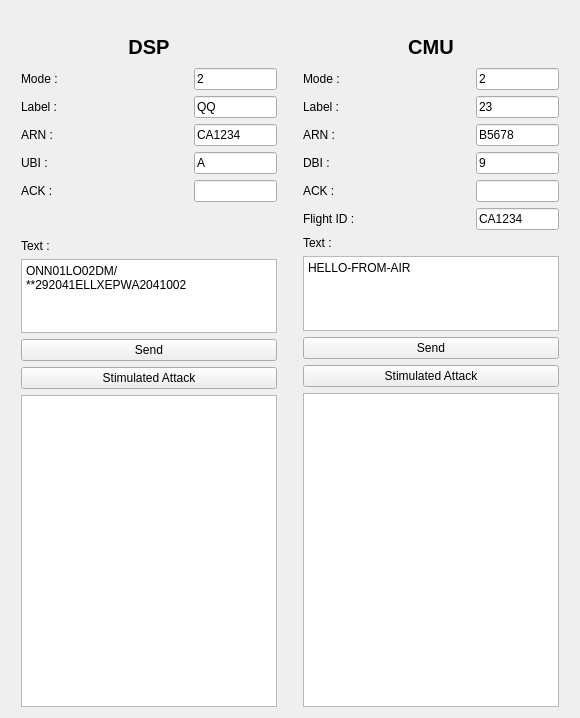
          <widget class="QWidget" name="tab_3">
           <attribute name="title">
            <string>Testing</string>
           </attribute>
           <layout class="QHBoxLayout" name="horizontalLayout_13">
            <item>
             <layout class="QVBoxLayout" name="verticalLayout_21" stretch="0,20">
              <property name="leftMargin">
               <number>0</number>
              </property>
              <property name="topMargin">
               <number>0</number>
              </property>
              <property name="rightMargin">
               <number>0</number>
              </property>
              <property name="bottomMargin">
               <number>0</number>
              </property>
              <item>
               <layout class="QHBoxLayout" name="horizontalLayout_33" stretch="5">
                <item>
                 <spacer name="horizontalSpacer_16">
                  <property name="orientation">
                   <enum>Qt::Horizontal</enum>
                  </property>
                  <property name="sizeHint" stdset="0">
                   <size>
                    <width>40</width>
                    <height>20</height>
                   </size>
                  </property>
                 </spacer>
                </item>
               </layout>
              </item>
              <item>
               <layout class="QHBoxLayout" name="horizontalLayout_35" stretch="0,0">
                <property name="leftMargin">
                 <number>0</number>
                </property>
                <property name="topMargin">
                 <number>0</number>
                </property>
                <property name="rightMargin">
                 <number>0</number>
                </property>
                <property name="bottomMargin">
                 <number>0</number>
                </property>
                <item>
                 <layout class="QVBoxLayout" name="verticalLayout_3" stretch="1,1,1,1,1,1,1,3,1,0,10">
                  <property name="leftMargin">
                   <number>10</number>
                  </property>
                  <property name="rightMargin">
                   <number>10</number>
                  </property>
                  <item>
                   <widget class="QLabel" name="label_5">
                    <property name="font">
                     <font>
                      <pointsize>15</pointsize>
                      <weight>75</weight>
                      <italic>false</italic>
                      <bold>true</bold>
                      <underline>false</underline>
                      <strikeout>false</strikeout>
                      <stylestrategy>PreferDefault</stylestrategy>
                      <kerning>true</kerning>
                     </font>
                    </property>
                    <property name="text">
                     <string>DSP</string>
                    </property>
                    <property name="textFormat">
                     <enum>Qt::AutoText</enum>
                    </property>
                    <property name="alignment">
                     <set>Qt::AlignCenter</set>
                    </property>
                   </widget>
                  </item>
                  <item>
                   <layout class="QHBoxLayout" name="horizontalLayout_21" stretch="1,1,1">
                    <item>
                     <widget class="QLabel" name="label_15">
                      <property name="text">
                       <string>Mode :</string>
                      </property>
                     </widget>
                    </item>
                    <item>
                     <spacer name="horizontalSpacer_3">
                      <property name="orientation">
                       <enum>Qt::Horizontal</enum>
                      </property>
                      <property name="sizeHint" stdset="0">
                       <size>
                        <width>40</width>
                        <height>20</height>
                       </size>
                      </property>
                     </spacer>
                    </item>
                    <item>
                     <widget class="QLineEdit" name="dsp_mode_edit">
                      <property name="text">
                       <string>2</string>
                      </property>
                     </widget>
                    </item>
                   </layout>
                  </item>
                  <item>
                   <layout class="QHBoxLayout" name="horizontalLayout_22" stretch="1,1,1">
                    <item>
                     <widget class="QLabel" name="label_16">
                      <property name="text">
                       <string>Label :</string>
                      </property>
                     </widget>
                    </item>
                    <item>
                     <spacer name="horizontalSpacer_4">
                      <property name="orientation">
                       <enum>Qt::Horizontal</enum>
                      </property>
                      <property name="sizeHint" stdset="0">
                       <size>
                        <width>40</width>
                        <height>20</height>
                       </size>
                      </property>
                     </spacer>
                    </item>
                    <item>
                     <widget class="QLineEdit" name="dsp_label_edit">
                      <property name="text">
                       <string>QQ</string>
                      </property>
                     </widget>
                    </item>
                   </layout>
                  </item>
                  <item>
                   <layout class="QHBoxLayout" name="horizontalLayout_23" stretch="1,1,1">
                    <item>
                     <widget class="QLabel" name="label_17">
                      <property name="text">
                       <string>ARN :</string>
                      </property>
                     </widget>
                    </item>
                    <item>
                     <spacer name="horizontalSpacer_5">
                      <property name="orientation">
                       <enum>Qt::Horizontal</enum>
                      </property>
                      <property name="sizeHint" stdset="0">
                       <size>
                        <width>40</width>
                        <height>20</height>
                       </size>
                      </property>
                     </spacer>
                    </item>
                    <item>
                     <widget class="QLineEdit" name="dsp_arn_edit">
                      <property name="text">
                       <string>CA1234</string>
                      </property>
                     </widget>
                    </item>
                   </layout>
                  </item>
                  <item>
                   <layout class="QHBoxLayout" name="horizontalLayout_25" stretch="1,1,1">
                    <item>
                     <widget class="QLabel" name="label_18">
                      <property name="text">
                       <string>UBI :</string>
                      </property>
                     </widget>
                    </item>
                    <item>
                     <spacer name="horizontalSpacer_6">
                      <property name="orientation">
                       <enum>Qt::Horizontal</enum>
                      </property>
                      <property name="sizeHint" stdset="0">
                       <size>
                        <width>40</width>
                        <height>20</height>
                       </size>
                      </property>
                     </spacer>
                    </item>
                    <item>
                     <widget class="QLineEdit" name="dsp_ubi_edit">
                      <property name="text">
                       <string>A</string>
                      </property>
                     </widget>
                    </item>
                   </layout>
                  </item>
                  <item>
                   <layout class="QHBoxLayout" name="horizontalLayout_24" stretch="1,1,1">
                    <item>
                     <widget class="QLabel" name="label_19">
                      <property name="text">
                       <string>ACK :</string>
                      </property>
                     </widget>
                    </item>
                    <item>
                     <spacer name="horizontalSpacer_7">
                      <property name="orientation">
                       <enum>Qt::Horizontal</enum>
                      </property>
                      <property name="sizeHint" stdset="0">
                       <size>
                        <width>40</width>
                        <height>20</height>
                       </size>
                      </property>
                     </spacer>
                    </item>
                    <item>
                     <widget class="QLineEdit" name="dsp_ack_edit"/>
                    </item>
                   </layout>
                  </item>
                  <item>
                   <spacer name="verticalSpacer_3">
                    <property name="orientation">
                     <enum>Qt::Vertical</enum>
                    </property>
                    <property name="sizeHint" stdset="0">
                     <size>
                      <width>20</width>
                      <height>40</height>
                     </size>
                    </property>
                   </spacer>
                  </item>
                  <item>
                   <layout class="QVBoxLayout" name="verticalLayout_9" stretch="0,0">
                    <item>
                     <widget class="QLabel" name="label_20">
                      <property name="text">
                       <string>Text :</string>
                      </property>
                     </widget>
                    </item>
                    <item>
                     <widget class="QTextEdit" name="dsp_text_edit">
                      <property name="html">
                       <string>&lt;!DOCTYPE HTML PUBLIC &quot;-//W3C//DTD HTML 4.0//EN&quot; &quot;http://www.w3.org/TR/REC-html40/strict.dtd&quot;&gt;
&lt;html&gt;&lt;head&gt;&lt;meta name=&quot;qrichtext&quot; content=&quot;1&quot; /&gt;&lt;style type=&quot;text/css&quot;&gt;
p, li { white-space: pre-wrap; }
&lt;/style&gt;&lt;/head&gt;&lt;body style=&quot; font-family:'Sans Serif'; font-size:9pt; font-weight:400; font-style:normal;&quot;&gt;
&lt;p style=&quot; margin-top:0px; margin-bottom:0px; margin-left:0px; margin-right:0px; -qt-block-indent:0; text-indent:0px;&quot;&gt;ONN01LO02DM/**292041ELLXEPWA2041002&lt;/p&gt;&lt;/body&gt;&lt;/html&gt;</string>
                      </property>
                     </widget>
                    </item>
                   </layout>
                  </item>
                  <item>
                   <widget class="QPushButton" name="dsp_send_btn">
                    <property name="text">
                     <string>Send</string>
                    </property>
                   </widget>
                  </item>
                  <item>
                   <widget class="QPushButton" name="dsp_attack_btn">
                    <property name="text">
                     <string>Stimulated Attack</string>
                    </property>
                   </widget>
                  </item>
                  <item>
                   <widget class="QListWidget" name="dsp_msg_list"/>
                  </item>
                 </layout>
                </item>
                <item>
                 <layout class="QVBoxLayout" name="verticalLayout_4" stretch="1,1,1,1,1,1,1,3,1,0,10">
                  <property name="leftMargin">
                   <number>10</number>
                  </property>
                  <property name="rightMargin">
                   <number>10</number>
                  </property>
                  <item>
                   <widget class="QLabel" name="label_6">
                    <property name="font">
                     <font>
                      <pointsize>15</pointsize>
                      <weight>75</weight>
                      <bold>true</bold>
                     </font>
                    </property>
                    <property name="mouseTracking">
                     <bool>true</bool>
                    </property>
                    <property name="text">
                     <string>CMU</string>
                    </property>
                    <property name="alignment">
                     <set>Qt::AlignCenter</set>
                    </property>
                   </widget>
                  </item>
                  <item>
                   <layout class="QHBoxLayout" name="horizontalLayout_26" stretch="1,1,1">
                    <item>
                     <widget class="QLabel" name="label_21">
                      <property name="text">
                       <string>Mode :</string>
                      </property>
                     </widget>
                    </item>
                    <item>
                     <spacer name="horizontalSpacer_8">
                      <property name="orientation">
                       <enum>Qt::Horizontal</enum>
                      </property>
                      <property name="sizeHint" stdset="0">
                       <size>
                        <width>40</width>
                        <height>20</height>
                       </size>
                      </property>
                     </spacer>
                    </item>
                    <item>
                     <widget class="QLineEdit" name="cmu_mode_edit">
                      <property name="text">
                       <string>2</string>
                      </property>
                     </widget>
                    </item>
                   </layout>
                  </item>
                  <item>
                   <layout class="QHBoxLayout" name="horizontalLayout_27" stretch="1,1,1">
                    <item>
                     <widget class="QLabel" name="label_22">
                      <property name="text">
                       <string>Label :</string>
                      </property>
                     </widget>
                    </item>
                    <item>
                     <spacer name="horizontalSpacer_9">
                      <property name="orientation">
                       <enum>Qt::Horizontal</enum>
                      </property>
                      <property name="sizeHint" stdset="0">
                       <size>
                        <width>40</width>
                        <height>20</height>
                       </size>
                      </property>
                     </spacer>
                    </item>
                    <item>
                     <widget class="QLineEdit" name="cmu_label_edit">
                      <property name="text">
                       <string>23</string>
                      </property>
                     </widget>
                    </item>
                   </layout>
                  </item>
                  <item>
                   <layout class="QHBoxLayout" name="horizontalLayout_28" stretch="1,1,1">
                    <item>
                     <widget class="QLabel" name="label_23">
                      <property name="text">
                       <string>ARN :</string>
                      </property>
                     </widget>
                    </item>
                    <item>
                     <spacer name="horizontalSpacer_10">
                      <property name="orientation">
                       <enum>Qt::Horizontal</enum>
                      </property>
                      <property name="sizeHint" stdset="0">
                       <size>
                        <width>40</width>
                        <height>20</height>
                       </size>
                      </property>
                     </spacer>
                    </item>
                    <item>
                     <widget class="QLineEdit" name="cmu_arn_edit">
                      <property name="text">
                       <string>B5678</string>
                      </property>
                     </widget>
                    </item>
                   </layout>
                  </item>
                  <item>
                   <layout class="QHBoxLayout" name="horizontalLayout_29" stretch="1,1,1">
                    <item>
                     <widget class="QLabel" name="label_24">
                      <property name="text">
                       <string>DBI :</string>
                      </property>
                     </widget>
                    </item>
                    <item>
                     <spacer name="horizontalSpacer_11">
                      <property name="orientation">
                       <enum>Qt::Horizontal</enum>
                      </property>
                      <property name="sizeHint" stdset="0">
                       <size>
                        <width>40</width>
                        <height>20</height>
                       </size>
                      </property>
                     </spacer>
                    </item>
                    <item>
                     <widget class="QLineEdit" name="cmu_dbi_edit">
                      <property name="text">
                       <string>9</string>
                      </property>
                     </widget>
                    </item>
                   </layout>
                  </item>
                  <item>
                   <layout class="QHBoxLayout" name="horizontalLayout_30" stretch="1,1,1">
                    <item>
                     <widget class="QLabel" name="label_25">
                      <property name="text">
                       <string>ACK :</string>
                      </property>
                     </widget>
                    </item>
                    <item>
                     <spacer name="horizontalSpacer_12">
                      <property name="orientation">
                       <enum>Qt::Horizontal</enum>
                      </property>
                      <property name="sizeHint" stdset="0">
                       <size>
                        <width>40</width>
                        <height>20</height>
                       </size>
                      </property>
                     </spacer>
                    </item>
                    <item>
                     <widget class="QLineEdit" name="cmu_ack_edit"/>
                    </item>
                   </layout>
                  </item>
                  <item>
                   <layout class="QHBoxLayout" name="horizontalLayout_31" stretch="1,1,1">
                    <item>
                     <widget class="QLabel" name="label_26">
                      <property name="text">
                       <string>Flight ID :</string>
                      </property>
                     </widget>
                    </item>
                    <item>
                     <spacer name="horizontalSpacer_13">
                      <property name="orientation">
                       <enum>Qt::Horizontal</enum>
                      </property>
                      <property name="sizeHint" stdset="0">
                       <size>
                        <width>40</width>
                        <height>20</height>
                       </size>
                      </property>
                     </spacer>
                    </item>
                    <item>
                     <widget class="QLineEdit" name="cmu_id_edit">
                      <property name="text">
                       <string>CA1234</string>
                      </property>
                     </widget>
                    </item>
                   </layout>
                  </item>
                  <item>
                   <layout class="QVBoxLayout" name="verticalLayout_10">
                    <item>
                     <widget class="QLabel" name="label_27">
                      <property name="text">
                       <string>Text :</string>
                      </property>
                     </widget>
                    </item>
                    <item>
                     <widget class="QTextEdit" name="cmu_text_edit">
                      <property name="html">
                       <string>&lt;!DOCTYPE HTML PUBLIC &quot;-//W3C//DTD HTML 4.0//EN&quot; &quot;http://www.w3.org/TR/REC-html40/strict.dtd&quot;&gt;
&lt;html&gt;&lt;head&gt;&lt;meta name=&quot;qrichtext&quot; content=&quot;1&quot; /&gt;&lt;style type=&quot;text/css&quot;&gt;
p, li { white-space: pre-wrap; }
&lt;/style&gt;&lt;/head&gt;&lt;body style=&quot; font-family:'Sans Serif'; font-size:9pt; font-weight:400; font-style:normal;&quot;&gt;
&lt;p style=&quot; margin-top:0px; margin-bottom:0px; margin-left:0px; margin-right:0px; -qt-block-indent:0; text-indent:0px;&quot;&gt;HELLO-FROM-AIR&lt;/p&gt;&lt;/body&gt;&lt;/html&gt;</string>
                      </property>
                     </widget>
                    </item>
                   </layout>
                  </item>
                  <item>
                   <widget class="QPushButton" name="cmu_send_btn">
                    <property name="text">
                     <string>Send</string>
                    </property>
                   </widget>
                  </item>
                  <item>
                   <widget class="QPushButton" name="cmu_attack_btn">
                    <property name="text">
                     <string>Stimulated Attack</string>
                    </property>
                   </widget>
                  </item>
                  <item>
                   <widget class="QListWidget" name="cmu_msg_list"/>
                  </item>
                 </layout>
                </item>
               </layout>
              </item>
             </layout>
            </item>
           </layout>
          </widget>
